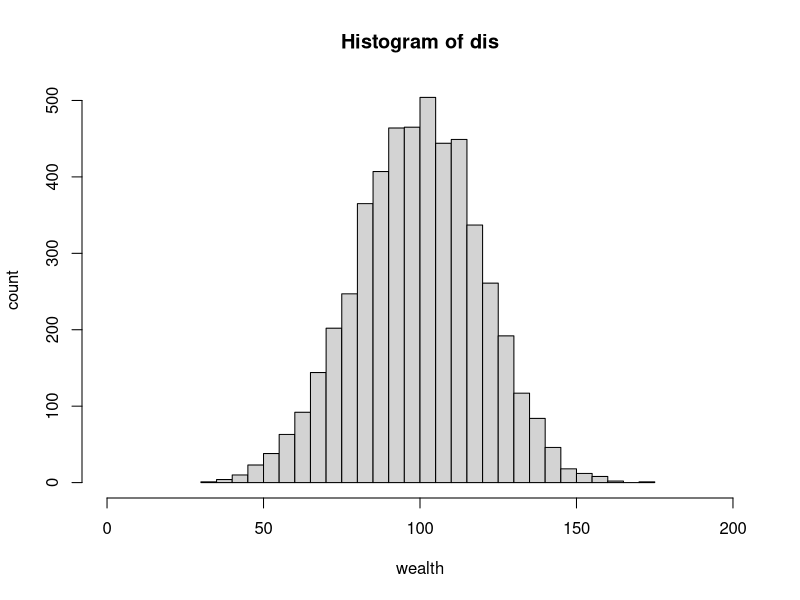

Here is the R script that generated this plot:
## ---- chunk 1
N <- 5000 # 5000 actors in the population
MU <- 100 # mean wealth = 100
dis <- rnorm(N, mean = MU, sd = MU/5)
## ---- chunk 2
y <- sort(dis) # sort dis vector for the Gini coefficient 
n <- length(y) # n = number of observations in vector y
for(i in n) {    
  numer <- 2 * sum((1:i) * y)
}
denom <- n * sum(y)
gini <- (numer / denom) - ((n + 1) / n)
## ---- chunk 3
hist(dis, xlab = "wealth", ylab = "count", breaks = 30, xlim = c(0, 200))
## ---- chunk 4
random_split <- function(A, B) {
  # Gesamtbetrag im Topf
  pot <- A + B
  
  # Zufällige Aufteilung des Topfes
  share <- runif(1, 0, pot) # 1 Zufallszahl erzeugen, 0 = Minimum, pot = Maximum
  
  # Rückgabe der beiden Anteile
  return(c(share, pot - share))
}
random_split(100, 100)
## ---- chunk 5
anyone <- function(N) {
  return(sample(1:N, 2))  # Nimmt 2 zufällige, eindeutige Zahlen aus 1 bis N
}

# My initial idea: sample(length(y), 2) # random sample from the distribution (index number)
## ---- chunk 6
# Funktion zum Durchführen einer Transaktion
step <- function(dis, transaction = random_split, interaction = anyone) {
  # Zwei zufällige Individuen in der Population auswählen
  indices <- interaction(length(dis))
  i <- indices[1]
  j <- indices[2]
  
  # Transaktion zwischen den beiden Individuen durchführen
  dis[c(i, j)] <- transaction(dis[i], dis[j])
  
  return(dis)
}

# Funktion zur Simulation der Population
simulate <- function(dis, T, step = step, transaction = random_split, interaction = anyone) {
  # Kopiere die Population, um das Original nicht zu verändern
  dis <- dis
  
  # Die Anfangspopulation ausgeben
  populations <- list(dis)
  
  # Schleife für T Schritte
  for (t in seq_len(T)) {
    dis <- step(dis, transaction, interaction)
    populations[[t + 1]] <- dis  # Speichere die Population nach jedem Schritt
  }
  
  return(populations)
}
